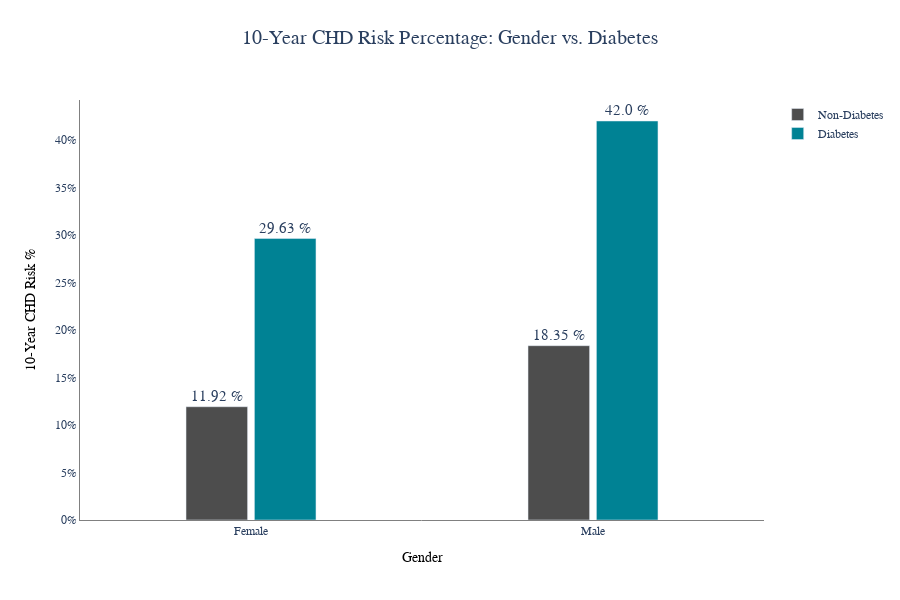

Notebook source saved alongside this figure:
### Code cell
bar_chart(
    grouped_chd_gender,
    "male",
    "per",
    txt = "annotation_per",
    labls = {'male': 'Gender', 'diabetes': 'Diabetes', 'per': 'CHD Risk'},
    hover={"annotation_per":False},
    colors =['#4D4D4D','#008294'] ,
    height=600,
    width=900,
    ttle="10-Year CHD Risk Percentage: Gender vs. Diabetes",
    xtitle="Gender" ,
    ytitle="10-Year CHD Risk %" ,
    colour='diabetes', 
    bg=0.6, 
    bgg=0.1,
    yscale = False,
    yscale_percentage=True
)

### Figure 1 — Plotly figure (JSON) as saved in the notebook; plotly's stock layout.template omitted (floating-point values rounded to 4 significant figures)
{"data": [{"alignmentgroup": "True", "customdata": [["11.92 %"], ["18.35 %"]], "hovertemplate": "Diabetes=Non-Diabetes<br>Gender=%{x}<br>CHD Risk=%{y}<extra></extra>", "legendgroup": "Non-Diabetes", "marker": {"color": "#4D4D4D", "pattern": {"shape": ""}}, "name": "Non-Diabetes", "offsetgroup": "Non-Diabetes", "orientation": "v", "showlegend": true, "text": ["11.92 %", "18.35 %"], "textfont": {"size": 15}, "textposition": "outside", "type": "bar", "x": ["Female", "Male"], "xaxis": "x", "y": [0.1192, 0.1835], "yaxis": "y"}, {"alignmentgroup": "True", "customdata": [["29.63 %"], ["42.0 %"]], "hovertemplate": "Diabetes=Diabetes<br>Gender=%{x}<br>CHD Risk=%{y}<extra></extra>", "legendgroup": "Diabetes", "marker": {"color": "#008294", "pattern": {"shape": ""}}, "name": "Diabetes", "offsetgroup": "Diabetes", "orientation": "v", "showlegend": true, "text": ["29.63 %", "42.0 %"], "textfont": {"size": 15}, "textposition": "outside", "type": "bar", "x": ["Female", "Male"], "xaxis": "x", "y": [0.2963, 0.42], "yaxis": "y"}], "layout": {"bargap": 0.6, "bargroupgap": 0.1, "barmode": "group", "font": {"family": "Arial", "size": 14}, "height": 600, "legend": {"font": {"size": 12}, "title": {}, "tracegroupgap": 0}, "plot_bgcolor": "white", "title": {"font": {"size": 20}, "text": "10-Year CHD Risk Percentage: Gender vs. Diabetes", "x": 0.5, "xanchor": "center", "y": 0.95, "yanchor": "top"}, "width": 900, "xaxis": {"anchor": "y", "autorange": true, "domain": [0, 1], "gridcolor": "lightgray", "linecolor": "gray", "range": [-0.5, 1.5], "showgrid": false, "showline": true, "tickfont": {"size": 12}, "title": {"font": {"color": "black", "size": 14}, "text": "Gender"}, "type": "category", "zeroline": true}, "yaxis": {"anchor": "x", "autorange": true, "domain": [0, 1], "linecolor": "gray", "range": [0, 0.4421], "showgrid": true, "showline": true, "tickfont": {"size": 12}, "tickformat": ".0%", "title": {"font": {"color": "black", "size": 14}, "text": "10-Year CHD Risk %"}, "type": "linear", "zeroline": true}}}
